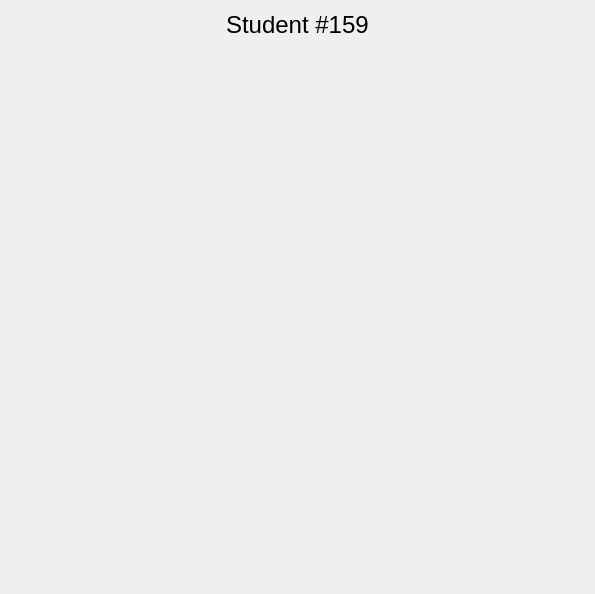
<?xml version="1.0" encoding="UTF-8"?>
<ui version="4.0">
 <class>AboutDialog</class>
 <widget class="QWidget" name="AboutDialog">
  <property name="geometry">
   <rect>
    <x>0</x>
    <y>0</y>
    <width>595</width>
    <height>594</height>
   </rect>
  </property>
  <property name="minimumSize">
   <size>
    <width>420</width>
    <height>0</height>
   </size>
  </property>
  <property name="windowTitle">
   <string>Information</string>
  </property>
  <layout class="QGridLayout" name="gridLayout">
   <item row="0" column="0">
    <widget class="QLabel" name="label">
     <property name="sizePolicy">
      <sizepolicy hsizetype="Fixed" vsizetype="Fixed">
       <horstretch>0</horstretch>
       <verstretch>0</verstretch>
      </sizepolicy>
     </property>
     <property name="font">
      <font>
       <pointsize>18</pointsize>
      </font>
     </property>
     <property name="text">
      <string>Student #159</string>
     </property>
    </widget>
   </item>
   <item row="1" column="0">
    <widget class="QLabel" name="label_2">
     <property name="sizePolicy">
      <sizepolicy hsizetype="Preferred" vsizetype="Preferred">
       <horstretch>0</horstretch>
       <verstretch>0</verstretch>
      </sizepolicy>
     </property>
     <property name="text">
      <string/>
     </property>
     <property name="pixmap">
      <pixmap>../../Downloads/logo.jpg</pixmap>
     </property>
     <property name="scaledContents">
      <bool>false</bool>
     </property>
    </widget>
   </item>
  </layout>
 </widget>
 <resources/>
 <connections/>
</ui>
